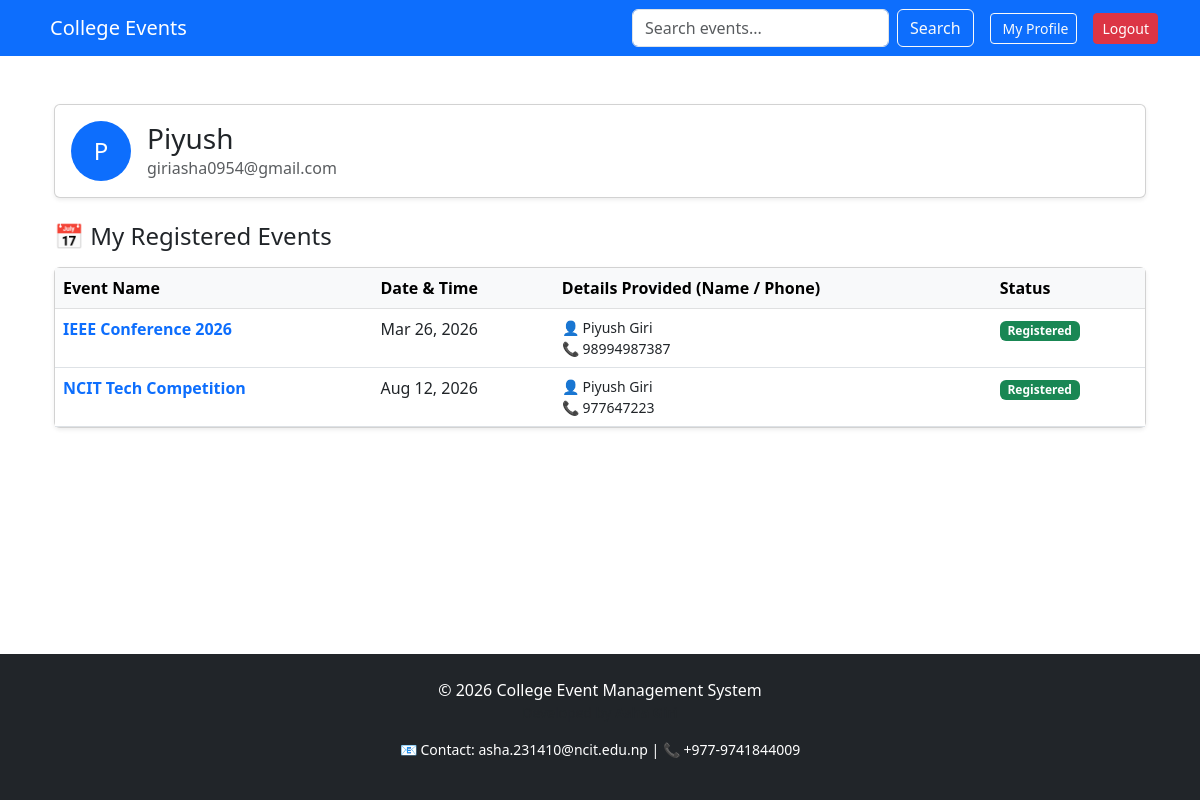
Screenshot of /profile/ (signed in) with the database file from the repository.
### events/models.py (models this page shows, shortened)
class User(AbstractUser):
    is_admin = models.BooleanField(default=False)
    is_student = models.BooleanField(default=True)
    DEPARTMENT_CHOICES = [
        ('AI', 'Artificial Intelligence'),
        ('IT', 'Information Technology'),
        ('CS', 'Computer Science'),
        ('BE', 'Business Engineering'),
        ('EDUC', 'Education'), # Matching department for Education events
    ]
    department = models.CharField(max_length=50, choices=DEPARTMENT_CHOICES, null=True, blank=True)
    college = models.ForeignKey(College, on_delete=models.SET_NULL, null=True, blank=True)

class Registration(models.Model):
    event = models.ForeignKey(Event, on_delete=models.CASCADE)
    user = models.ForeignKey(settings.AUTH_USER_MODEL, on_delete=models.CASCADE)
    full_name = models.CharField(max_length=100)
    email = models.EmailField()
    phone_number = models.CharField(max_length=15)
    registered_at = models.DateTimeField(auto_now_add=True)
    class Meta:
        unique_together = ('event', 'user')

class Event(models.Model):
    CATEGORY_CHOICES = [
        ('AI', 'AI & Machine Learning'),
        ('TECH', 'Technical'),
        ('CULT', 'Cultural'),
        ('SPRT', 'Sports'),
        ('EDUC', 'Education'), # New category added here!
    ]
    name = models.CharField(max_length=200)
    category = models.CharField(max_length=50, choices=CATEGORY_CHOICES, default='TECH')
    description = models.TextField()
    date = models.DateTimeField()
    location = models.CharField(max_length=200)
    image = models.ImageField(upload_to='event_images/', blank=True, null=True)
    seats = models.IntegerField(default=100)
    participants = models.IntegerField(default=0)
    college = models.ForeignKey(College, on_delete=models.CASCADE, related_name='events')
    is_global = models.BooleanField(default=False)

### events/views.py (the view)
# urls.py: path('profile/', views.profile, name='profile'),
@login_required
def profile(request):
    user_registrations = Registration.objects.filter(user=request.user).order_by('-registered_at')
    return render(request, 'profile.html', {'registrations': user_registrations})

### events/templates/profile.html (shortened to what this page needs)
{% extends 'base.html' %}
{% block content %}
<div class="container mt-4">
    <div class="card shadow-sm mb-4">
        <div class="card-body d-flex align-items-center">
            <div class="bg-primary text-white rounded-circle d-flex justify-content-center align-items-center me-3" style="width: 60px; height: 60px; font-size: 24px;">
                {{ user.username|make_list|first|upper }}
            </div>
            <div>
                <h3 class="mb-0">{{ user.username }}</h3>
                <p class="text-muted mb-0">{{ user.email }}</p>
            </div>
        </div>
    </div>
    <h4 class="mb-3">📅 My Registered Events</h4>
    <div class="card shadow-sm">
        <div class="card-body p-0">
            <div class="table-responsive">
                <table class="table table-hover mb-0">
                    <thead class="table-light">
                        <tr>
                            <th>Event Name</th>
                            <th>Date & Time</th>
                            <th>Details Provided (Name / Phone)</th>
                            <th>Status</th>
                        </tr>
                    </thead>
                    <tbody>
                        {% for reg in registrations %}
                        <tr>
                            <td class="fw-bold">
                                <a href="{% url 'detail' reg.event.id %}" class="text-decoration-none">
                                    {{ reg.event.name }}
                                </a>
                            </td>
                            <td>{{ reg.event.date|date:"M d, Y" }}</td>
                            <td>
                                <div class="small">
                                    👤 {{ reg.full_name }}<br>
                                    📞 {{ reg.phone_number }}
                                </div>
                            </td>
                            <td><span class="badge bg-success">Registered</span></td>
                        </tr>
                        {% endfor %}
                    </tbody>
                </table>
            </div>
        </div>
    </div>
</div>
{% endblock %}

### rows the page displays
User: username|make_list "P", username "Piyush", email "giriasha0954@gmail.com"
Registration: event.name "IEEE Conference 2026", event "Mar 26, 2026", full_name "Piyush Giri", phone_number "98994987387"
Registration: event.name "NCIT Tech Competition", event "Aug 12, 2026", full_name "Piyush Giri", phone_number "977647223"
